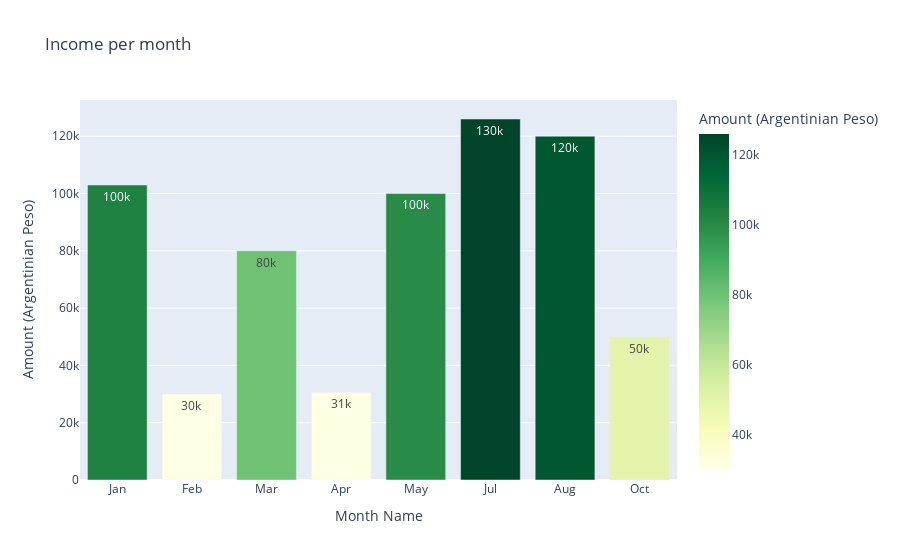

Here is the notebook cell this chart was saved with:
### Code cell
income_monthly_2024 = make_monthly_bar_chart(df, 2024, 'Income')
income_monthly_2024

### Figure 1 — Plotly figure (JSON) as saved in the notebook; plotly's stock layout.template omitted (floating-point values rounded to 4 significant figures)
{"data": [{"alignmentgroup": "True", "hovertemplate": "Month Name=%{x}<br>Amount (Argentinian Peso)=%{marker.color}<extra></extra>", "legendgroup": "", "marker": {"color": [103000.0, 30000.0, 80000.0, 30600, 100000, 126000, 120000, 50000], "coloraxis": "coloraxis", "pattern": {"shape": ""}}, "name": "", "offsetgroup": "", "orientation": "v", "showlegend": false, "textposition": "auto", "texttemplate": "%{y:.2s}", "type": "bar", "x": ["Jan", "Feb", "Mar", "Apr", "May", "Jul", "Aug", "Oct"], "xaxis": "x", "y": [103000.0, 30000.0, 80000.0, 30600, 100000, 126000, 120000, 50000], "yaxis": "y"}], "layout": {"barmode": "relative", "coloraxis": {"colorbar": {"title": {"text": "Amount (Argentinian Peso)"}}, "colorscale": [[0, "rgb(255,255,229)"], [0.125, "rgb(247,252,185)"], [0.25, "rgb(217,240,163)"], [0.375, "rgb(173,221,142)"], [0.5, "rgb(120,198,121)"], [0.625, "rgb(65,171,93)"], [0.75, "rgb(35,132,67)"], [0.875, "rgb(0,104,55)"], [1, "rgb(0,69,41)"]]}, "legend": {"tracegroupgap": 0}, "title": {"text": "Income per month"}, "xaxis": {"anchor": "y", "domain": [0, 1], "title": {"text": "Month Name"}}, "yaxis": {"anchor": "x", "domain": [0, 1], "title": {"text": "Amount (Argentinian Peso)"}}}}
